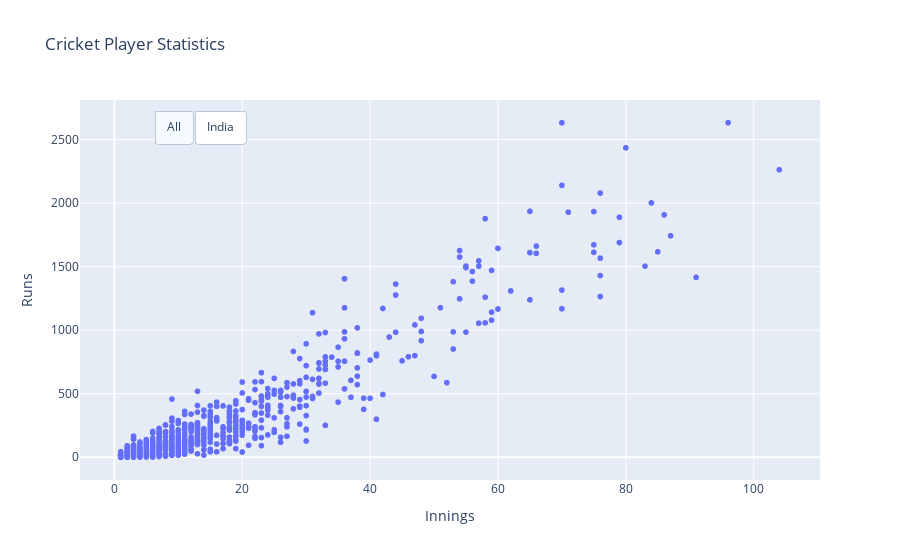

Here is the notebook cell this chart was saved with:
### Code cell
fig = px.scatter(cricket,\
                 x = "Innings",\
                 y = "Runs",\
                 hover_name = "Player",\
                 hover_data = ["Average", "Country"],\
                 height = 500,\
                 title = "Cricket Player Statistics" )

df_india = cricket[cricket['Country'] == 'INDIA']

fig.update_layout(
    updatemenus=[
        dict(
            type = "buttons",
            direction = "left",
            buttons = list([
                dict(
                    args = [{'x': [cricket['Innings']], 
                             'y': [cricket['Runs']]
                            }],
                    label = "All",
                    method = "update"
                ),
                dict(
                    args = [{'x': [df_india['Innings']], 
                             'y': [df_india['Runs']]
                            }],
                    label = "India",
                    method = "update"
                )
            ]),
            pad={"r": 10, "t": 10},
            showactive=True,
            x=0.1,
            xanchor="left",
            y=1,
            yanchor="top"
        ),
    ]
)


fig.show()

### Figure 1 — Plotly figure (JSON) as saved in the notebook; plotly's stock layout.template omitted (floating-point values rounded to 4 significant figures; data arrays with more than 128 entries replaced by an {"elided": "..."} marker saying what was removed)
{"data": [{"customdata": {"elided": "1110x2 mixed values"}, "hovertemplate": "<b>%{hovertext}</b><br><br>Innings=%{x}<br>Runs=%{y}<br>Average=%{customdata[0]}<br>Country=%{customdata[1]}<extra></extra>", "hovertext": {"elided": "1110 str values"}, "legendgroup": "", "marker": {"color": "#636efa", "symbol": "circle"}, "mode": "markers", "name": "", "showlegend": false, "type": "scattergl", "x": {"elided": "1110 int values"}, "xaxis": "x", "y": {"elided": "1110 int values"}, "yaxis": "y"}], "layout": {"autosize": true, "legend": {"tracegroupgap": 0}, "title": {"text": "Cricket Player Statistics"}, "updatemenus": [{"buttons": [{"args": [{"x": {"elided": "1x1110 int values"}, "y": {"elided": "1x1110 int values"}}], "label": "All", "method": "update"}, {"args": [{"x": [[96, 85, 66, 70, 51, 57, 11, 22, 9, 6, 25, 36, 3, 31, 27, 26, 13, 5, 24, 14, 18, 20, 18, 2, 9, 5, 4, 13, 3, 1, 12, 7, 3, 3, 1, 2, 2, 4, 2, 6, 9, 1, 2, 1, 1, 4, 5, 1, 1, 2, 3, 2, 1, 1, 2, 2, 1, 1, 1, 1, 1, 1, 1, 1, 1]], "y": [[2633, 1617, 1605, 2633, 1177, 1504, 123, 163, 23, 8, 310, 932, 4, 1138, 587, 399, 108, 28, 409, 172, 236, 375, 394, 20, 121, 26, 13, 226, 8, 1, 249, 68, 20, 7, 0, 3, 1, 101, 22, 122, 169, 2, 3, 2, 0, 64, 42, 10, 0, 15, 87, 35, 15, 0, 36, 12, 1, 1, 43, 38, 31, 19, 10, 5, 1]]}], "label": "India", "method": "update"}], "direction": "left", "pad": {"r": 10, "t": 10}, "showactive": true, "type": "buttons", "x": 0.1, "xanchor": "left", "y": 1, "yanchor": "top"}], "xaxis": {"anchor": "y", "autorange": true, "domain": [0, 1], "range": [-5.224, 110.2], "title": {"text": "Innings"}, "type": "linear"}, "yaxis": {"anchor": "x", "autorange": true, "domain": [0, 1], "range": [-185.4, 2818.0], "title": {"text": "Runs"}, "type": "linear"}}}
